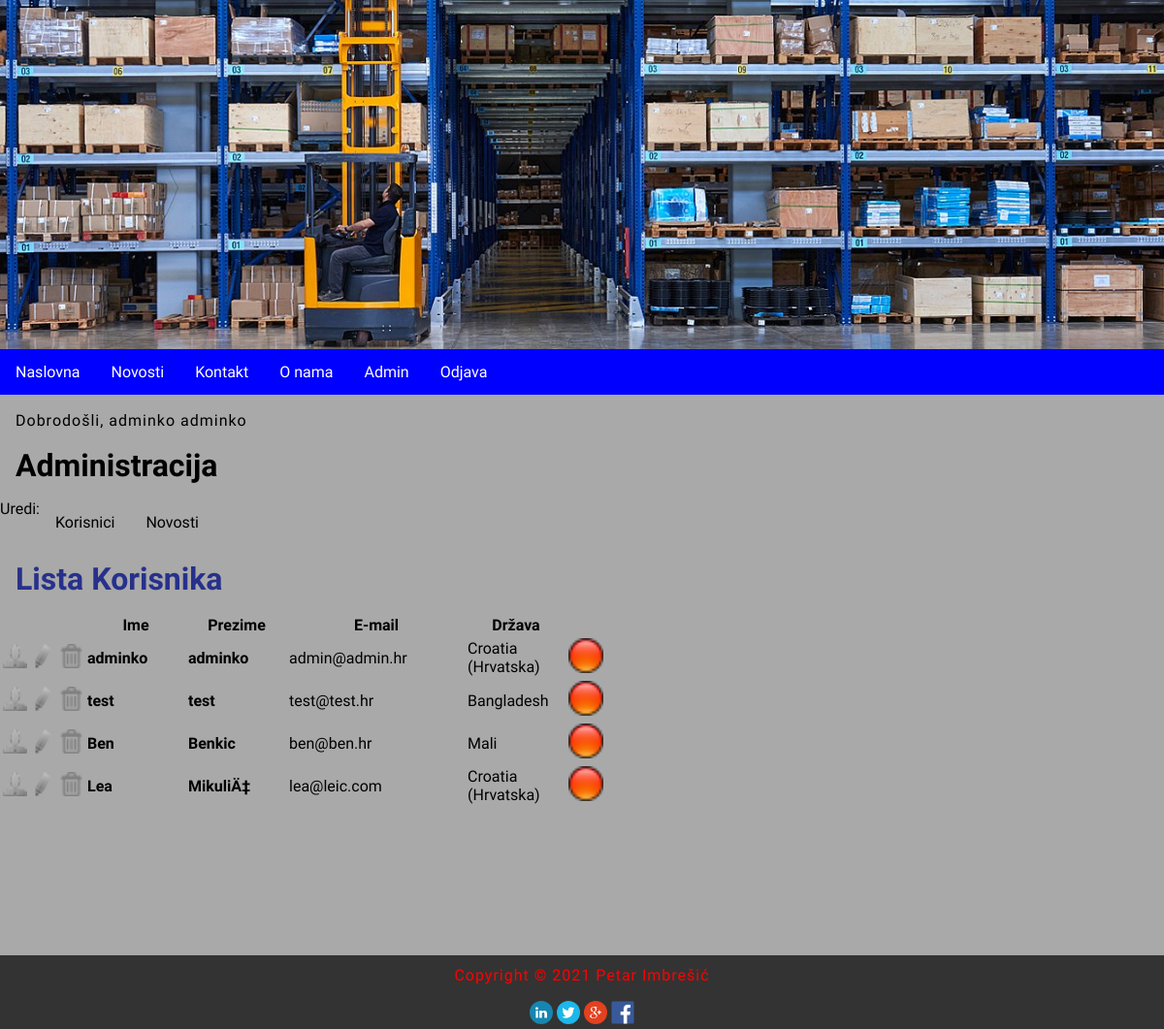
The page /index.php?menu=7 (signed in) on the database its author committed.
### tables this page shows
CREATE TABLE `users` (
  `id` int(11) NOT NULL,
  `firstname` varchar(255) NOT NULL,
  `lastname` varchar(255) NOT NULL,
  `email` varchar(255) NOT NULL,
  `username` varchar(255) NOT NULL,
  `password` varchar(255) NOT NULL,
  `password_txt` varchar(255) NOT NULL,
  `country` char(2) NOT NULL,
  `date` timestamp NOT NULL DEFAULT CURRENT_TIMESTAMP ON UPDATE CURRENT_TIMESTAMP,
  `archive` enum('Y','N') NOT NULL DEFAULT 'Y'
);

CREATE TABLE `countries` (
  `id` int(11) NOT NULL,
  `country_code` varchar(2) NOT NULL DEFAULT '',
  `country_name` varchar(100) NOT NULL DEFAULT ''
);

### admin/users.php (the view, shortened to what this page needs)
<?php
	if (isset($_GET['id']) && $_GET['id'] != '') {
		$query  = "SELECT * FROM users";
		$query .= " WHERE id=".$_GET['id'];
		$result = @mysqli_query($MySQL, $query);
		$row = @mysqli_fetch_array($result);
		print '
		<h2>Korisnički profil</h2>
		<p><b>Ime:</b> ' . $row['firstname'] . '</p>
		<p><b>Prezime:</b> ' . $row['lastname'] . '</p>
		<p><b>Korisničko ime:</b> ' . $row['username'] . '</p>';
		$_query  = "SELECT * FROM countries";
		$_query .= " WHERE country_code='" . $row['country'] . "'";
		$_result = @mysqli_query($MySQL, $_query);
		$_row = @mysqli_fetch_array($_result);
		print '
		<p><b>Država:</b> ' .$_row['country_name'] . '</p>
		<p><b>Datum:</b> ' . pickerDateToMysql($row['date']) . '</p>
		<p><a href="index.php?menu='.$menu.'&amp;action='.$action.'">Back</a></p>';
	}
	else {
		print '
		<h2>Lista Korisnika </h2>
		<div id="users">
			<table>
				<thead>
					<tr>
						<th width="25"></th>
						<th width="25"></th>
						<th width="25"></th>
						<th width="100">Ime </th>
						<th width="100">Prezime</th>
						<th width="180">E-mail</th>
						<th width="100">Država</th>
						<th width="36"></th>
					</tr>
				</thead>
				<tbody>';
				$query  = "SELECT * FROM users";
				$result = @mysqli_query($MySQL, $query);
				while($row = @mysqli_fetch_array($result)) {
					print '
					<tr>
						<td><a href="index.php?menu='.$menu.'&amp;action='.$action.'&amp;id=' .$row['id']. '"><img src="image/user.png" alt="user"></a></td>
						<td><a href="index.php?menu='.$menu.'&amp;action='.$action.'&amp;edit=' .$row['id']. '"><img src="image/edit.png" alt="uredi"></a></td>
						<td><a href="index.php?menu='.$menu.'&amp;action='.$action.'&amp;delete=' .$row['id']. '"><img src="image/delete.png" alt="obriši"></a></td>
						<td><strong>' . $row['firstname'] . '</strong></td>
						<td><strong>' . $row['lastname'] . '</strong></td>
						<td>' . $row['email'] . '</td>
						<td>';
							$_query  = "SELECT * FROM countries";
							$_query .= " WHERE country_code='" . $row['country'] . "'";
							$_result = @mysqli_query($MySQL, $_query);
							$_row = @mysqli_fetch_array($_result, MYSQLI_ASSOC);
							print $_row['country_name'] . '
						</td>
						<td>';
							if ($row['archive'] == 'Y') { print '<img src="img/inactive.png" alt="" title="" />'; }
                            else if ($row['archive'] == 'N') { print '<img src="img/active.png" alt="" title="" />'; }
						print '
						</td>
					</tr>';
				}
			print '
				</tbody>
			</table>
			<br></br>
			<br></br>
			<br></br>
			<br></br>
		</div>';
	}
?>

### style.css (style rules this page uses)
body, html { font-family: 'Chakra Petch', sans-serif; margin: 0; font-size: 16px; background-color: darkgrey; }
h1,h2 { margin: 0.5em; font-size: 2em; }
h2 { font-size: 2em; color: #27318b; }
main a { color: #27318b; text-decoration: none; }
p { margin: 1em; line-height: 1.4em; letter-spacing: 1px; }
img { width: 100%; }

### rows shown on the page
users: firstname "adminko", lastname "adminko", email "admin@admin.hr", countries.country_name "Croatia (Hrvatska)"
users: firstname "test", lastname "test", email "test@test.hr", countries.country_name "Bangladesh"
users: firstname "Ben", lastname "Benkic", email "ben@ben.hr", countries.country_name "Mali"
users: firstname "Lea", lastname "MikuliÄ‡", email "lea@leic.com", countries.country_name "Croatia (Hrvatska)"

### other values the page prints
$_SESSION['message'] "Dobrodošli, adminko adminko"
